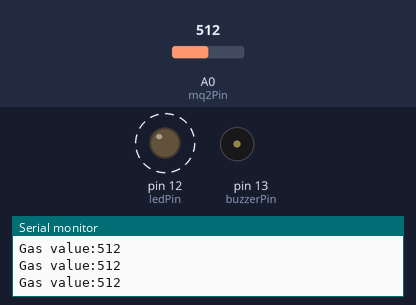
Bench run of a sketch on a simulated Arduino Uno, built with avr-gcc and run on an emulated ATmega328P. On the bench: output pins drawn as LEDs (lit = HIGH), buzzer (waves = sounding, pin HIGH), the last lines printed to the serial monitor. Dashed ring = blinking. The inputs (shaded band) are chosen by the test bench; at power-on: A0 (mq2Pin) = 512.

Above: at 0.9 s.
1.3 s: A0 (mq2Pin) set to 262
4.3 s: A0 (mq2Pin) set to 243
5.8 s: A0 (mq2Pin) set to 260
At 6.29 s:
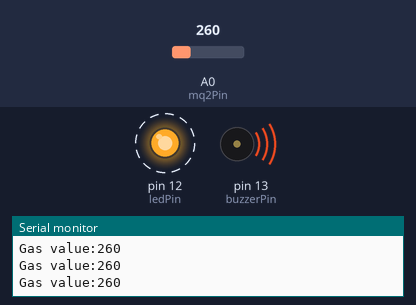
8.8 s: A0 (mq2Pin) set to 240
At 9.1 s:
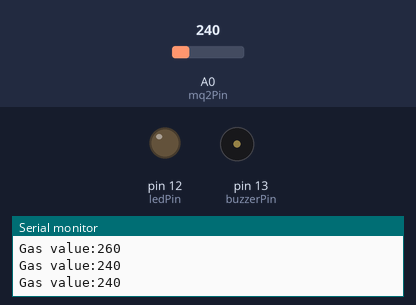
Timing chart, 0 to 11.3 s (numbered marks = the images above; inputs shaded):
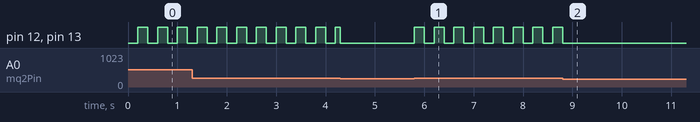

The sketch:

_TEST_gas_detector.ino
```cpp
// Pin assignments
const int mq2Pin   = A0;    // MQ-2 analog output
const int ledPin   = 12;    // LED
const int buzzerPin = 13;   // Active buzzer

// Gas detection threshold (adjust after testing)
int threshold = 250;    // analog value, range 0–1023

unsigned long lastAlarmToggle = 0;    //tracks the last time the buzzer and LED were toggled

unsigned long lastReport = 0;   //tracks the last time a value of the gas reading was sent to the computer

void setup() {
  pinMode(ledPin, OUTPUT);
  pinMode(buzzerPin, OUTPUT);
  Serial.begin(9600);  // for monitoring readings
}

void loop() {
  int gasValue = analogRead(mq2Pin);  // read gas level

  if (gasValue > threshold) {
    if (millis() - lastAlarmToggle >= 200) {              // causes toggle every 200ms
      digitalWrite(ledPin, !digitalRead(ledPin));         // LED toggle
      digitalWrite(buzzerPin, !digitalRead(buzzerPin));   // Buzzer toggle
      lastAlarmToggle = millis();                         // sets the lastAlarmToggle to the program run time
      gasValue = analogRead(mq2Pin);                      // read gas level
    }
  } else {
    digitalWrite(ledPin, LOW);    // LED OFF
    digitalWrite(buzzerPin, LOW);  // Buzzer OFF
  }

  if (millis() - lastReport >= 200) {   // causes the reading every 200ms
    Serial.print("Gas value:");
    Serial.println(gasValue);            // these 2 lines send the gas value eto the computer
    lastReport = millis();               // sets the last report time to the program run time
  }
}
```

Measured:
- after the input at 5.8 s, pin 12 (ledPin), pin 13 (buzzerPin): alternates HIGH for 0.20 s and LOW for 0.20 s, starting at once
- after the input at 8.8 s, pin 12 (ledPin), pin 13 (buzzerPin): goes on until 8.8 s, then stays LOW
- by itself, pin 12 (ledPin), pin 13 (buzzerPin): alternates HIGH for 0.20 s and LOW for 0.20 s
